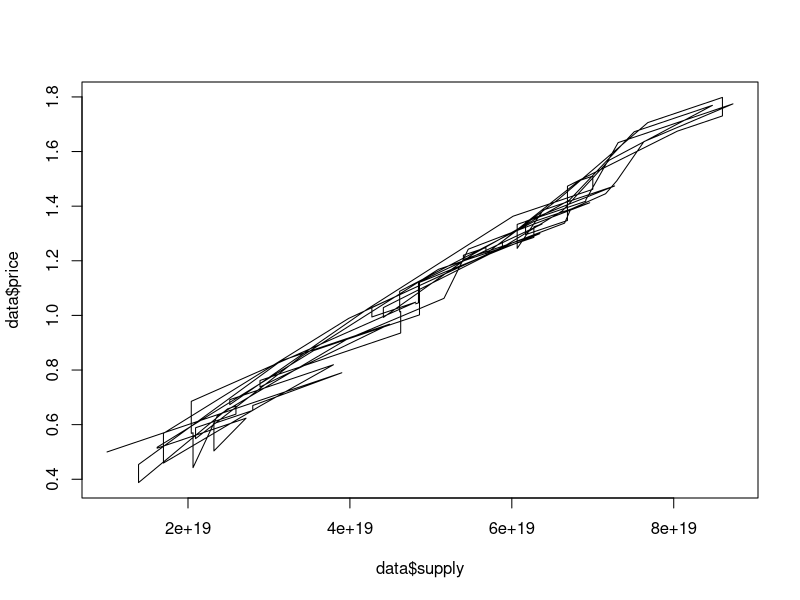
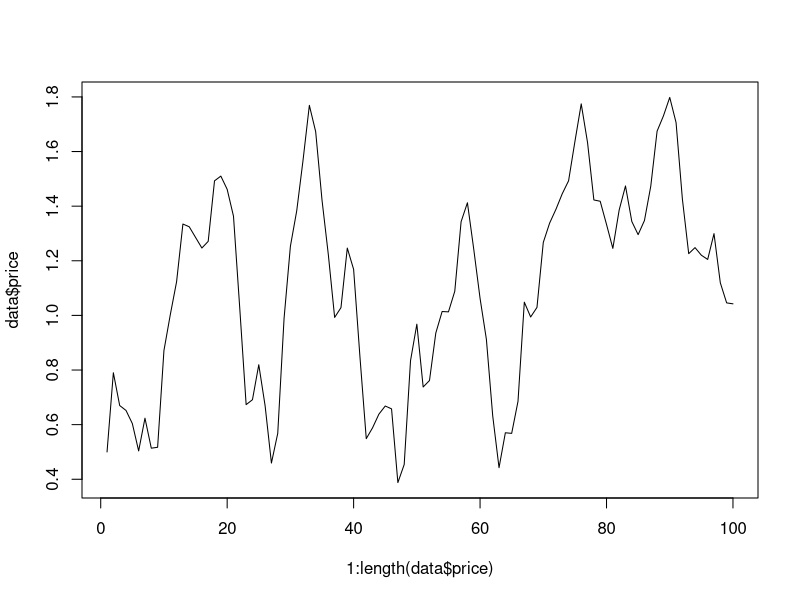
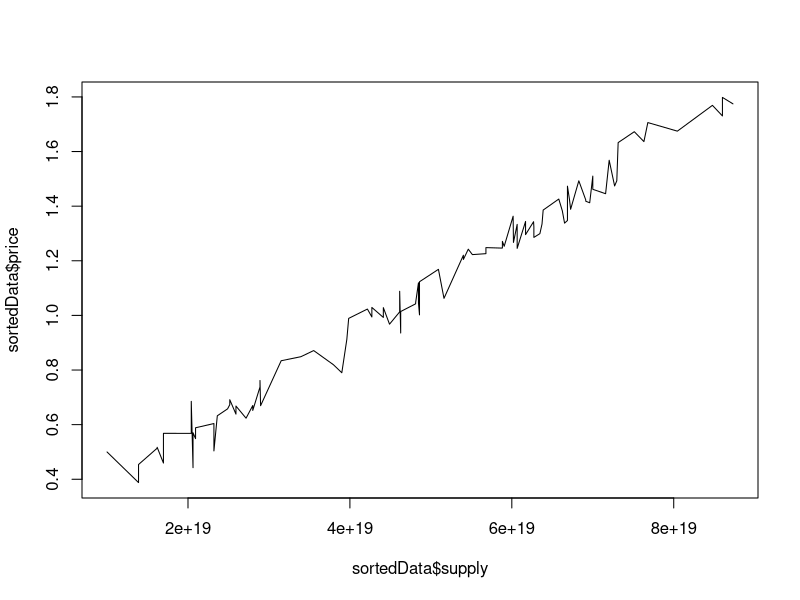

The R script that drew these images, in order:
data = read.csv (text =
"supply, price
10000000000000000000, 0.5
38999999999999999999, 0.79
27999999999999999999, 0.67
27999999999999999999, 0.6520215047547655
23202150475476548718, 0.6040430095095309
23202150475476548718, 0.5037455903060203
27172408555125484784, 0.6236246093767611
16190052382550620970, 0.5138010476510124
16190052382550620970, 0.5171634963050109
35526297247950468584, 0.8712201214899368
48595714901043216738, 1.0019142980208644
48595714901043216738, 1.1232595502881517
63730240127771947184, 1.3345500980644118
62724769678669242157, 1.3244953935733847
62724769678669242157, 1.285609051305782
58836135451908964123, 1.2467227090381794
58836135451908964123, 1.271127114858269
68276576033917948988, 1.4928084033472733
70004264300809366977, 1.5100852860161873
70004264300809366977, 1.4616591488886828
60161650588058901185, 1.363233011761178
42161650588058901185, 1.023233011761178
25161650588058901185, 0.673233011761178
25161650588058901185, 0.6912878217877749
37967131590718592685, 0.8193426318143718
28967131590718592685, 0.6693426318143718
16967131590718592685, 0.45934263181437185
16967131590718592685, 0.5681538819520207
39848256604483474435, 0.9890656300093172
59058306396448254709, 1.2529940809635027
66241101699902009067, 1.3826806577875765
72026964078855640978, 1.568083509182838
84781386839428150693, 1.7691109732641905
75129710486990898982, 1.672594209739818
67129710486990898982, 1.4225942097398179
55129710486990898982, 1.222594209739818
44129710486990898982, 0.992594209739818
44129710486990898982, 1.0284454121710231
58714830730111404487, 1.2464988474287184
50935054012760424238, 1.1687010802552085
33935054012760424238, 0.8487010802552085
20935054012760424238, 0.5487010802552085
20935054012760424238, 0.5885966985151608
25924615838755655606, 0.6384923167751131
25924615838755655606, 0.6681576043495229
24891144596196626921, 0.6578228919239325
13891144596196626921, 0.3878228919239325
13891144596196626921, 0.4540247427605055
31511329679853923097, 0.8340510481900181
44893775139147881653, 0.9678755027829576
28893775139147881653, 0.7378755027829577
28893775139147881653, 0.7616797784835959
46274202709211714262, 0.9354840541842343
46274202709211714262, 1.0142220209607267
46147999386860959400, 1.0129599877372193
46147999386860959400, 1.0883482294181324
62686823554952275796, 1.3430831367774796
69621490122795682291, 1.4124298024559137
54621490122795682291, 1.2424298024559135
51621490122795682291, 1.0624298024559138
39621490122795682291, 0.9124298024559137
23621490122795682291, 0.6324298024559136
20621490122795682291, 0.4424298024559137
20621490122795682291, 0.5702541648911722
20403926366321530089, 0.5680785273264306
20403926366321530089, 0.6853209079384017
48128164427518643035, 1.0484077511652035
42712610689001709103, 0.9942522137800341
42712610689001709103, 1.0291532750369556
60202716814693861869, 1.2671863304434692
66515916229653057733, 1.337793320801005
67263415850447433599, 1.388481007479185
71584684897471072441, 1.4455294588723444
72968260989763371532, 1.4928580230151047
76317541311747085416, 1.6363516331252206
87317622000774981237, 1.7745289318731008
73135271186535091246, 1.632705423730702
69135271186535091246, 1.4227054237307017
69135271186535091246, 1.4179671709862625
60661445912091160380, 1.3332289182418233
60661445912091160380, 1.245348442884541
63873398376362920364, 1.385715310179863
72698132641623387148, 1.4739626528324679
61698132641623387148, 1.3439626528324677
61698132641623387148, 1.29570509728796
66872377087172608310, 1.3474475417434522
66872377087172608310, 1.4732058910763337
80448212020460765832, 1.6746496223149203
86016750211031255517, 1.7303350042206251
86016750211031255517, 1.7981910261685818
76802352405826931564, 1.7060470481165386
65802352405826931564, 1.4260470481165386
56802352405826931564, 1.2260470481165386
56802352405826931564, 1.2482078548713036
54018433081303428359, 1.2203686616260685
54018433081303428359, 1.2048640365780936
63467970576505919048, 1.2993594115301184
48467970576505919048, 1.1193594115301184
48467970576505919048, 1.0458520653663712
48117235960131210904, 1.0423447192026243
")

plot(x = data$supply, y = data$price, type = "l")

plot(x = 1:length(data$price), y = data$price, type = "l")

sortedData = data[order(data$supply),]

plot(x = sortedData$supply, y = sortedData$price, type = "l")
